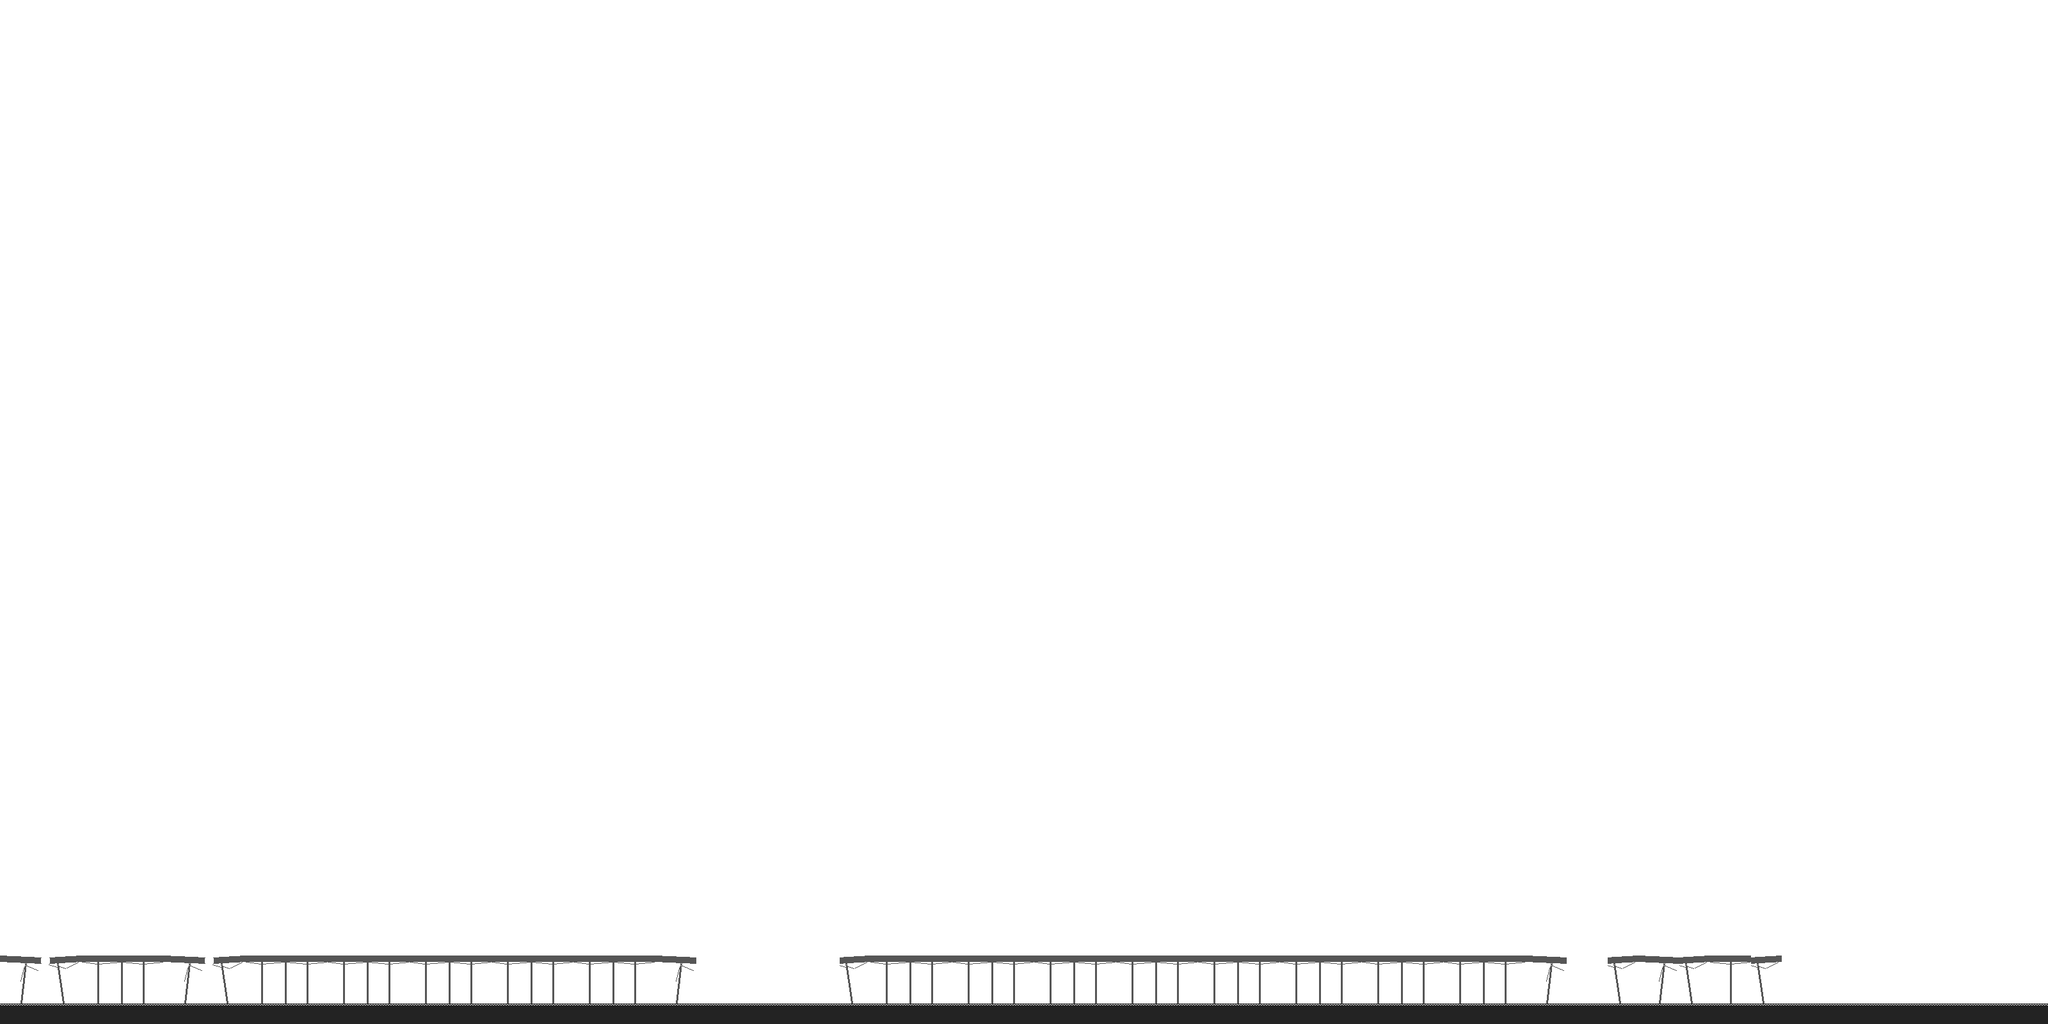

Below is a game level as drawn by its tile map, then a one-line description and the .tmx that defines it (tile-layer data replaced by summaries):
An orthogonal 200x100 tile map with 16x16 px tiles, 3 tile layers (background1, background, ground).

<map version="1.5" tiledversion="1.7.2" orientation="orthogonal" renderorder="right-down" width="200" height="100" tilewidth="16" tileheight="16" infinite="0" nextlayerid="4" nextobjectid="1">
 <tileset firstgid="1" name="envi_asset" tilewidth="16" tileheight="16" tilecount="6084" columns="78">
  <image source="envi_asset.png" width="1250" height="1250" />
 </tileset>
 <layer id="1" name="background1" width="200" height="100">
  <data>[20000 cells, 20000 non-empty, 45 distinct tile ids]</data>
 </layer>
 <layer id="3" name="background" width="200" height="100">
  <data>[20000 cells, 780 non-empty, 80 distinct tile ids]</data>
 </layer>
 <layer id="2" name="ground" width="200" height="100">
  <data>[20000 cells, 400 non-empty, 2 distinct tile ids]</data>
 </layer>
</map>
